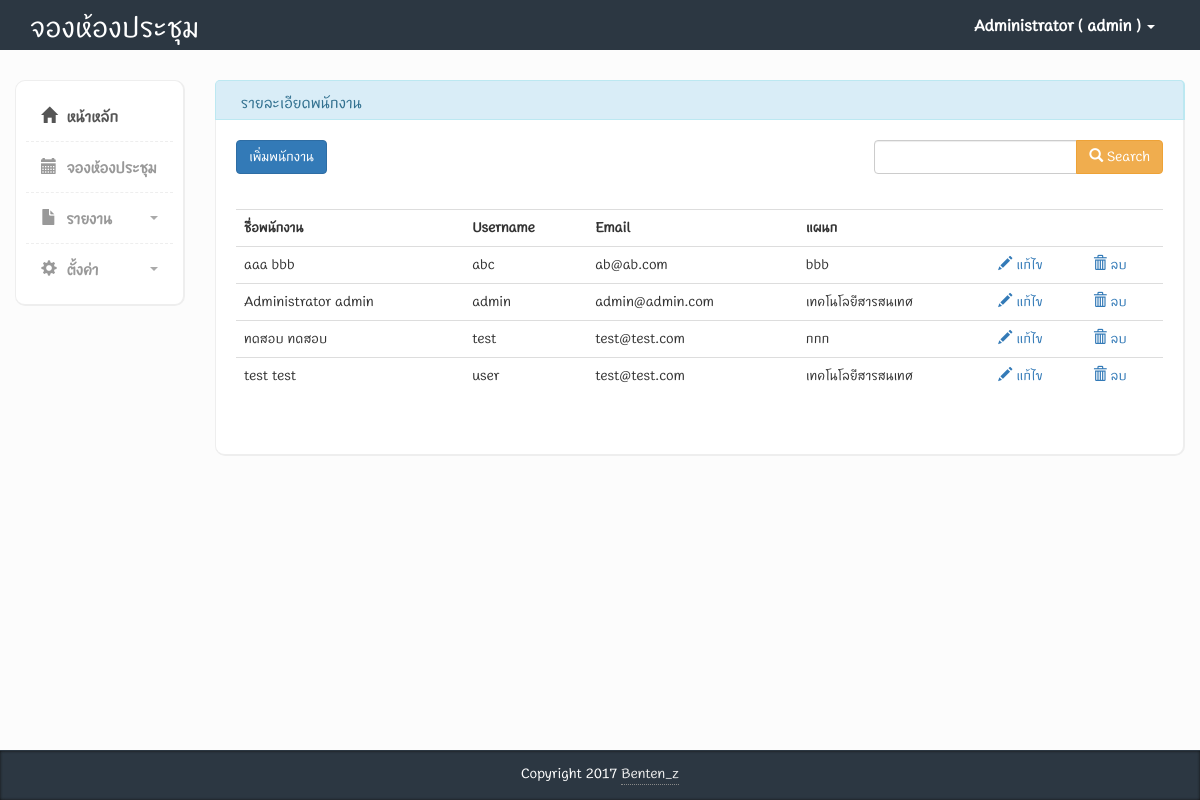
/users.php (signed in), run on the app's committed database.
### tables this page shows
CREATE TABLE `tbl_users` (
  `user_id` int(11) NOT NULL AUTO_INCREMENT,
  `user_username` varchar(255) DEFAULT NULL,
  `user_password` varchar(255) DEFAULT NULL,
  `user_firstname` varchar(255) DEFAULT NULL,
  `user_lastname` varchar(255) DEFAULT NULL,
  `user_email` varchar(255) DEFAULT NULL,
  `user_status` varchar(255) DEFAULT NULL,
  `department_id` int(11) DEFAULT NULL,
  PRIMARY KEY (`user_id`)
);

CREATE TABLE `tbl_department` (
  `department_id` int(11) NOT NULL AUTO_INCREMENT,
  `department_name` varchar(255) DEFAULT NULL,
  PRIMARY KEY (`department_id`)
);

### session.php (called while the page is built, shortened)
<?php
require 'ConnectDB.php';
$session_login_id = $_SESSION['login_id'];
$qry_user = "SELECT * FROM tbl_users WHERE user_id='$session_login_id'";
$result_user = mysqli_query($con, $qry_user);
if ($result_user) {
    $row_user = mysqli_fetch_assoc($result_user);
    $s_login_username = $row_user['user_username'];
    $s_login_firstname = $row_user['user_firstname'];
}

### set_session.php (called while the page is built, shortened)
<?php
require './session.php';
?>

### users.php (the view, shortened to what this page needs)
<?php
include("set_session.php");
?>
<?php require("ConnectDB.php"); ?>
<?php
@$txt_search = mysqli_real_escape_string($con, $_GET['txt_search']);
?>
<!DOCTYPE html>
<html>
    <?php include("head.php") ?>
    <body>
        <?php include("header.php") ?>
        <div class="page-content">
            <div class="row">
                <div class="col-md-2">
                    <?php include("sitebar.php") ?>
                </div>
                <div class="col-md-10">
                    <div class="row">
                        <div class="col-md-12 panel-info">
                            <div class="content-box-header panel-heading">
                                <div class="panel-title ">รายละเอียดพนักงาน</div>
                            </div>
                            <div class="content-box-large box-with-header">
                                <div class="row">
                                    <div class="col-md-4">
                                        <a href="frm_users.php" class="btn btn-primary">เพิ่มพนักงาน</a>
                                    </div>
                                    <div class="col-md-4"></div>
                                    <div class="col-md-4 pull-right">
                                        <div class="form-group">
                                            <form class="form" action="users.php" method="GET">
                                                <div class="input-group">
                                                    <input class="form-control" id="txt_search" type="text" name="txt_search">
                                                    <div class="input-group-btn">
                                                        <button class="btn btn-warning" type="submit">
                                                            <span class="glyphicon glyphicon-search"></span>
                                                            Search
                                                        </button>
                                                    </div>
                                                </div>
                                            </form>
                                        </div>
                                    </div>
                                </div>
                                <br>
                                <div class="table table-responsive">
                                    <table class="table table-hover">
                                        <tr>
                                            <th>ชื่อพนักงาน</th>
                                            <th>Username</th>
                                            <th>Email</th>
                                            <th>แผนก</th>
                                            <th></th>
                                            <th></th>
                                        </tr>
                                        <?php
                                        $sql_user = "SELECT * FROM tbl_users LEFT JOIN tbl_department ON tbl_users.department_id = tbl_department.department_id WHERE user_firstname LIKE '%$txt_search%' ORDER BY user_username";
                                        $result_user = mysqli_query($con, $sql_user);
                                        while ($row_user = mysqli_fetch_assoc($result_user)) {
                                            ?>
                                            <tr>
                                                <td><?php echo $row_user['user_firstname'] . " " . $row_user['user_lastname']; ?></td>
                                                <td><?php echo $row_user['user_username']; ?></td>
                                                <td><?php echo $row_user['user_email']; ?></td>
                                                <td><?php echo $row_user['department_name']; ?></td>
                                                <td><a href="frm_edit_users.php?user_id=<?php echo $row_user['user_id'] ?>" class="btn_edit"><i class="glyphicon glyphicon-pencil"></i> แก้ไข</a></td>
                                                <td><a href="#" id="<?php echo $row_user['user_id'] ?>" class="btn_del"><i class="glyphicon glyphicon-trash"></i> ลบ</a>
                                            </tr>
                                            <?php
                                        }
                                        ?>
                                    </table>
                                </div>
                            </div>
                        </div>
                    </div>
                </div>
            </div>
        </div>
        <?php include("footer.php") ?>
    </body>
</html>

### header.php (shortened to what this page needs)
<div class="header">
    <div class="container">
        <div class="row">
            <div class="col-md-5">
                <div class="logo">
                    <h1><a href="index.php">จองห้องประชุม</a></h1>
                </div>
            </div>
            <div class="col-md-7">
                <div class="navbar navbar-inverse" role="banner">
                    <nav class=" navbar-collapse bs-navbar-collapse navbar-right" role="navigation">
                        <ul class="nav navbar-nav">
                            <li class="dropdown">
                                <a href="#" class="dropdown-toggle" data-toggle="dropdown"><?php echo $s_login_firstname . "  ( " . $s_login_username . " ) "; ?> <b class="caret"></b></a>
                            </li>
                        </ul>
                    </nav>
                </div>
            </div>
        </div>
    </div>
</div>

### css/styles.css (style rules this page uses)
body { font-family: 'BoonJot-v1.0', sans-serif; background-color: #f7f7f7; position: relative; margin: 0px; font-size: 14px; padding: 0px; }
.page-content > .row { margin-left: 0px !important; margin-right: 0px !important; margin-top: 30px; }
.header { height:50px; background-color: #2c3742; }
.header .logo h1 { font-size:30px; margin:0px; padding:10px 0px; }
.header .logo h1 a { color:#fff; font-family: 'BoonJot-v1.0', sans-serif; }
.header .navbar * { box-shadow:none !important; }
.header .navbar { background:none !important; border:0px !important; }
.header .navbar .nav > li > a { color:#fff !important; font-size:16px !important; border-bottom:0px !important; margin-top:0px !important; font-weight:bold; }
.header .navbar-collapse { border:0px !important; }
.header .navbar-nav .caret { border-top-color:#fff !important; border-bottom-color:#fff !important; }
.content-box, .content-box-large { margin-bottom:30px; background:#fff; border-radius:10px; padding:10px; border-left:1px solid #eee; border-top:1px solid #eee; border-right:2px solid #eee; border-bottom:2px solid #eee; }
.content-box-large { padding: 20px; }
.box-with-header { border-top: none; border-top-left-radius:0px; border-top-right-radius:0px; }
.content-box-header { min-height: 40px; font-size: 16px; background:#f5f5f5; border-top-left-radius:5px; border-top-right-radius:5px; padding:10px; border-left:1px solid #eee; border-top:1px solid #eee; border-right:2px solid #eee; }
.content-box-header:after { clear:both; }
body { background-color: #eff0f3; }
.panel-heading>.panel-title, .content-box-header .panel-title { float: left; padding: 10px 15px; padding-top: 0px; }

### data on the page
tbl_users: user_firstname "Administrator", user_username "admin", user_lastname "admin", user_email "admin@admin.com", department.department_name "เทคโนโลยีสารสนเทศ"
tbl_users: user_firstname "aaa", user_lastname "bbb", user_username "abc", user_email "ab@ab.com", department.department_name "bbb"
tbl_users: user_firstname "ทดสอบ", user_lastname "ทดสอบ", user_username "test", user_email "test@test.com", department.department_name "กกก"
tbl_users: user_firstname "test", user_lastname "test", user_username "user", user_email "test@test.com", department.department_name "เทคโนโลยีสารสนเทศ"
